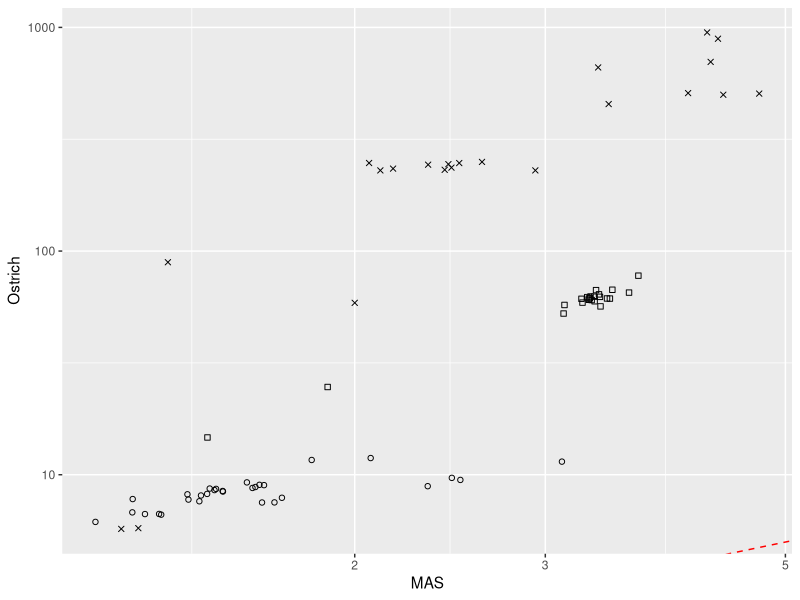

Reproduce this figure in R. (Note: this script raises an error after producing the figure.)
library(ggplot2)

real_ostrich <- read.table("data/real-ostrich-results.txt", sep="", fill=TRUE, header=TRUE)
real_ostrich <- na.omit(real_ostrich)

#get_shape <- function(row_number) {
#  if (row_number <= 30) {
#    return(16)  # Circle
#  } else if (row_number <= 53) {
#    return(15)  # Square
#  } else {
#    return(4)   # X
#  }
#}

library(dplyr)

# Split the data
subset1 <- real_ostrich[1:30, ]
subset2 <- real_ostrich[31:53, ]
subset3 <- real_ostrich[54:77, ]

# Combine subsets
combined_data <- bind_rows(
  mutate(subset1, subset = 1),
  mutate(subset2, subset = 2),
  mutate(subset3, subset = 3)
)

# Create the plot
ggplot(combined_data, aes(x = mas, y = ostrich, shape = factor(subset))) +
  geom_point() +
  geom_abline(intercept = 0, slope = 1, color = "red", linetype = "dashed") +
  #ggtitle("Real Java Application Results") +
  xlab("MAS") +
  ylab("Ostrich") +
  scale_x_log10() +
  scale_y_log10() +
  scale_shape_manual(values = c(1, 0, 4), guide="none")  # Specify shapes

ggplot(real_ostrich, aes(x=mas, y=ostrich, shape=get_shape(rownames(real_ostrich)))) +
  geom_point() +
  geom_abline(intercept=0, slope=1, color="red", linetype="dashed") +
  #ggtitle("Real Java Application Results") +
  xlab("MAS") +
  ylab("Ostrich") +
  scale_x_log10() +
  scale_y_log10() +
  coord_cartesian(ylim=c(1, 1000))

ggsave("plots/real-ostrich-plot.png", plot=plot_ostrich, device="png")

real_z3 <- read.delim("data/real-z3-results.txt")

plot_z3 <- ggplot(real_z3, aes(x=mas, y=z3)) +
  geom_point() +
  geom_abline(intercept=0, slope=1, color="red", linetype="dashed") +
  #ggtitle("Real Java Application Results") +
  xlab("MAS") +
  ylab("Z3") +
  scale_x_log10() +
  scale_y_log10()

ggsave("plots/real-z3-plot.png", plot=plot_z3, device="png")

show(plot_z3)
show(plot_ostrich)

beasties <- real_ostrich[1:30,]
jxml2sql <- real_ostrich[31:53,]
mathquiz <- real_ostrich[54:77,]
beastiesBox <- ggplot(data.frame(species = c(rep("mas", nrow(beasties)), rep("ostrich", nrow(beasties))),
                  value = c(beasties$mas, beasties$ostrich)),
       aes(x = species, y = value)) +
  geom_boxplot() +
  labs(x = "Solver", y = "Time(s)") +
  scale_y_log10()
  #ggtitle("Beasties Subset (Real)") 
  #facet_wrap(~ species)

ggsave("plots/beasties-box.png", plot=beastiesBox, device ="png")
jxml2sqlBox <- ggplot(data.frame(species = c(rep("mas", nrow(jxml2sql)), rep("ostrich", nrow(jxml2sql))),
  value = c(jxml2sql$mas, jxml2sql$ostrich)), aes(x = species, y = value)) +
  geom_boxplot() +
  labs(x = "Solver", y = "Time(s)") +
  scale_y_log10()
  #ggtitle("jxml2sql Subset (Real)") 
#facet_wrap(~ species)

ggsave("plots/jxml2sql-box.png", plot=jxml2sqlBox, device ="png")

mathQuizBox <- ggplot(data.frame(species = c(rep("mas", nrow(mathquiz)), rep("ostrich", nrow(mathquiz))),
  value = c(mathquiz$mas, mathquiz$ostrich)), aes(x = species, y = value)) +
  geom_boxplot() +
  labs(x = "Solver", y = "Time(s)")  +
  scale_y_log10()
  #ggtitle("MathQuiz Subset (Real)") 
#facet_wrap(~ species)

ggsave("plots/mathquiz-box.png", plot=mathQuizBox, device ="png")

real_lengths <- read.table("data/real-lengths.txt", sep="", fill=TRUE, header=TRUE)

real_length_plot <- ggplot(real_lengths, aes(x=mas, y=ostrich)) +
  geom_point() +
  geom_abline(intercept=0, slope=1, color="red", linetype="dashed") +
  xlab("MAS") +
  ylab("Ostrich")

ggsave("plots/real-length-plot.png", plot=real_length_plot, device="png")

real_lengths_z3 <- read.table("data/real-lengths-z3.txt", sep="", fill=TRUE, header=TRUE)

real_length_plot_z3 <- ggplot(real_lengths_z3, aes(x=mas, y=z3)) +
  geom_point() +
  geom_abline(intercept=0, slope=1, color="red", linetype="dashed") +
  xlab("MAS") +
  ylab("Z3")

ggsave("plots/real-length-plot-z3.png", plot=real_length_plot_z3, device="png")

woorpje_lens_ost <- read.table("data/woorpje-lengths-ostrich.txt", sep="", fill=TRUE, header=TRUE)
woorpje_lens_ost <- na.omit(woorpje_lens_ost)

ggplot(woorpje_lens_ost, aes(x=mas, y=ostrich)) +
  geom_point() +
  geom_abline(intercept=0, slope=1, color="red", linetype="dashed") +
  xlab("MAS") +
  ylab("Ostrich") +
  ylim(0,20)
